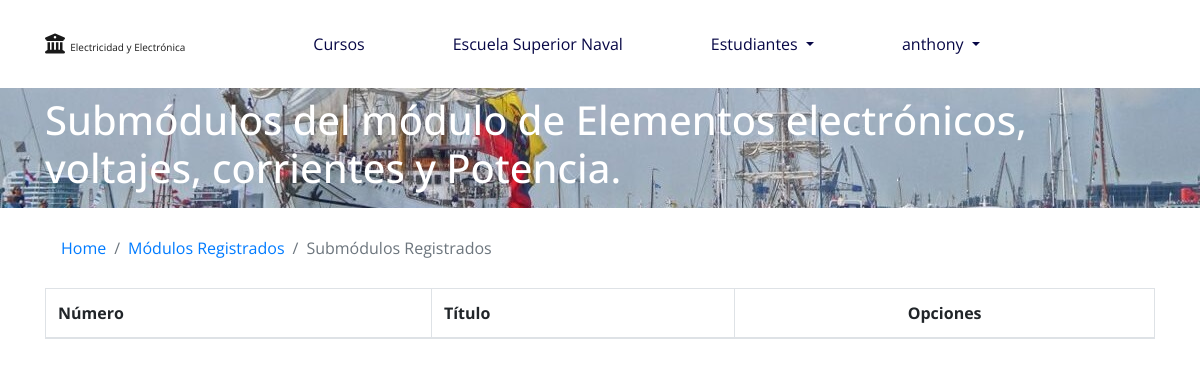
The app's page /curso/submodulo/registros/1/ (signed in), older data.
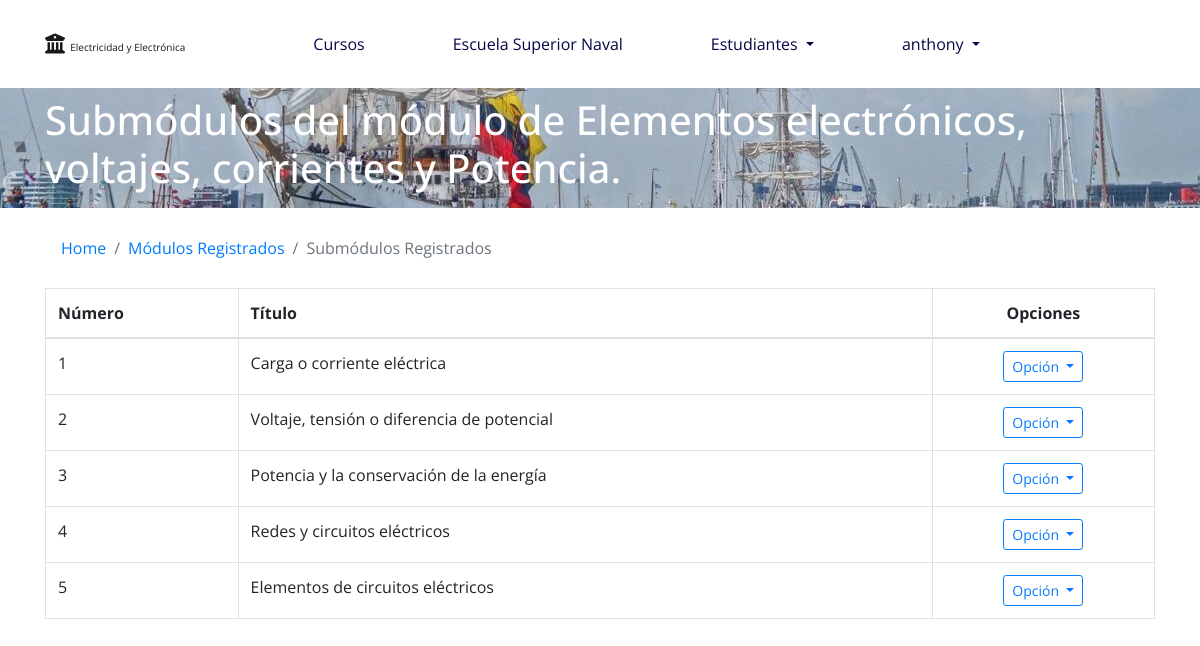
The same page, newer data.
### curso/models.py (models this page shows, shortened)
class SubModulo(models.Model):
    numero = models.IntegerField(verbose_name='Número SubMódulo', default=1)
    titulo = models.CharField(verbose_name='Título', max_length=200, unique=True)
    contenido = RichTextUploadingField(config_name='config_ckeditor', verbose_name='Contenido', max_length=10000)
    modulo = models.ForeignKey(Modulo, verbose_name="Seleccione el Módulo al que pertenece", on_delete=models.CASCADE)
    class Meta:
        verbose_name = 'SubMódulo'
        verbose_name_plural = 'SubMódulos'
        ordering = ('numero',)

### curso/views.py (the view)
# urls.py: re_path(r'^submodulo/registros/(?P<modulo_id>[0-9]+)/$', registro_submodulos),
@login_required(login_url='/login/')
def registro_submodulos(request, modulo_id):
    data = {}
    data['user'] = request.user
    data['modulo'] = Modulo.objects.get(id = modulo_id)
    data['submodulos'] = SubModulo.objects.filter(modulo = data['modulo'])
    return render(request, 'curso/admin/listar_submodulo.html', data)

### templates/curso/admin/listar_submodulo.html (shortened to what this page needs)
{% extends 'base-public.html' %}
{% block head %}
    <link rel="stylesheet" href="https://cdn.datatables.net/1.10.19/css/dataTables.bootstrap4.min.css">
{% endblock %}
{% block container %}
    <nav id="nav-foto" class="navbar undercontainer">
        <div class="container">
            <h1 class="h1 text-white">
                {% if eval %}Seleccione el submódulo para registrar los enunciados de la evaluación{% else %}Submódulos del módulo de {{ modulo.titulo }}{% endif %}
            </h1>
        </div>
    </nav>
    <div class="container mt-3 mb-5">
        <nav aria-label="breadcrumb">
          <ol class="breadcrumb bg-white">
              <li class="breadcrumb-item"><a href="/">Home</a></li>
              {% if eval %}
                  <li class="breadcrumb-item"><a href="/evaluacion/modulos/{{ modulo.curso.id }}/">Módulos Registrados</a></li>
              {% else %}
                  <li class="breadcrumb-item"><a href="/curso/modulo/registros/{{ modulo.curso.id }}/">Módulos Registrados</a></li>
              {% endif %}
              <li class="breadcrumb-item active" aria-current="page">Submódulos Registrados</li>
          </ol>
        </nav>
        <div class="row">
            <div class="col-12 table-responsive">
                <table class="table table-bordered table-hover display" id="tb_submodulos">
                    <thead>
                        <th>
                            Número
                        </th>
                        <th>
                            Título
                        </th>
                        <th class="text-center">
                            Opciones
                        </th>
                    </thead>
                    <tbody>
                        {% for submodulo in submodulos %}
                            <tr>
                                <td>
                                    {{ submodulo.numero }}
                                </td>
                                <td>
                                    {{ submodulo.titulo }}
                                </td>
                                <td class="text-center">
                                    {% if eval %}
                                        <div class="dropdown">
                                            <button class="btn btn-outline-primary btn-sm dropdown-toggle" type="button" id="btn_opcion" data-toggle="dropdown" aria-haspopup="true" aria-expanded="false">
                                                Opción
                                            </button>
                                            <div class="dropdown-menu" aria-labelledby="btn_opcion">
                                                {% if submodulo.count_enunciado > 0 %}
                                                    <a href="/evaluacion/registros/enunciado/{{ submodulo.id }}/" class="dropdown-item">
                                                        Enunciados Registrados
                                                    </a>
                                                {% endif %}
                                                <a href="/evaluacion/agregar/enunciado/{{ submodulo.id }}/" class="dropdown-item">
                                                    Agregar Enunciado
                                                </a>
                                            </div>
                                        </div>
                                    {% else %}
                                        <div class="dropdown">
                                            <button class="btn btn-outline-primary btn-sm dropdown-toggle" type="button" id="btn_opcion" data-toggle="dropdown" aria-haspopup="true" aria-expanded="false">
                                                Opción
                                            </button>
                                        </div>
                                    {% endif %}
                                </td>
                            </tr>
                        {% endfor %}
                    </tbody>
                </table>
            </div>
        </div>
    </div>
{% endblock %}

Row changes from the older to the newer data that the page shows:
added SubModulo: numero "1", titulo "Carga o corriente eléctrica"
added SubModulo: numero "2", titulo "Voltaje, tensión o diferencia de potencial"
added SubModulo: numero "3", titulo "Potencia y la conservación de la energía"
added SubModulo: numero "4", titulo "Redes y circuitos eléctricos"
added SubModulo: numero "5", titulo "Elementos de circuitos eléctricos"
